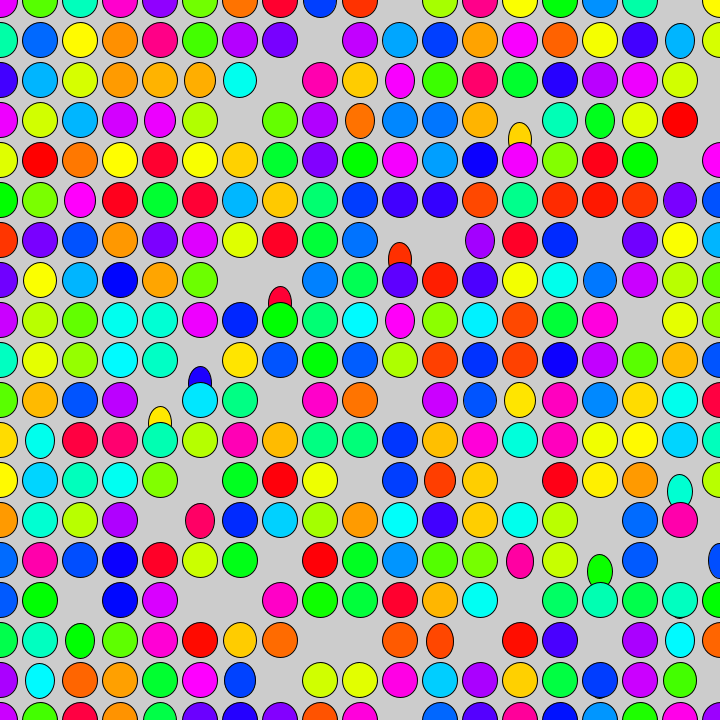
Frame 1 (no input)
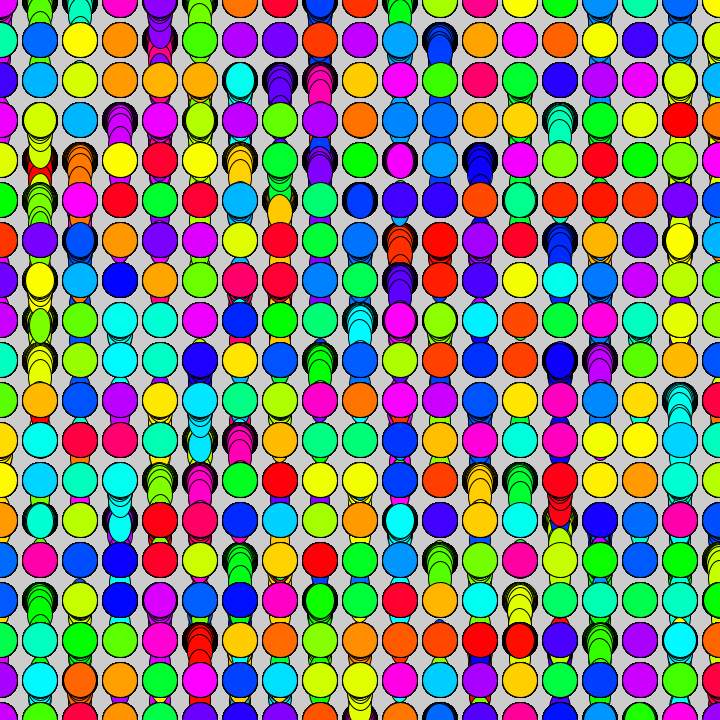
Frame 60 (the mouse pressed at the canvas centre just before this capture)
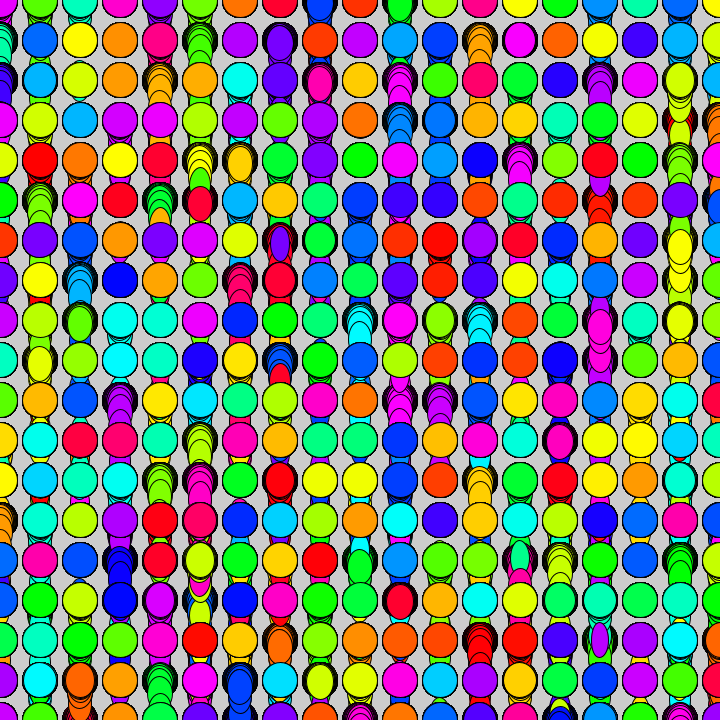
Frame 120 (the mouse held since frame 60 and released just before this capture)

The Processing sketch that drew these frames (run headless with seeded random() and noise(); from frame 60 on, the mouse is pressed at the canvas centre):

// Processing sketch: bit2atom_20210217c_randomColorBeans
// ── bit2atom_20210217c_randomColorBeans.pde
float x, y, t, N;
void setup() {
  size(720, 720);
  colorMode(HSB);
}
void draw() {
  clear();
  t+=.05;
  for (y=0; y<760; y+=40)for (x=0; x<760; x+=40) {
    fill((noise(x, y)*765)%255, 255, 255);
    ellipse(x, y+pow(tan((N=noise(x, y, int((x+y+t)/PI)))>.6?x+y+t:0), 8)*9, 35*cos(N>.6?x+y+t:0), 35);
  }
}
